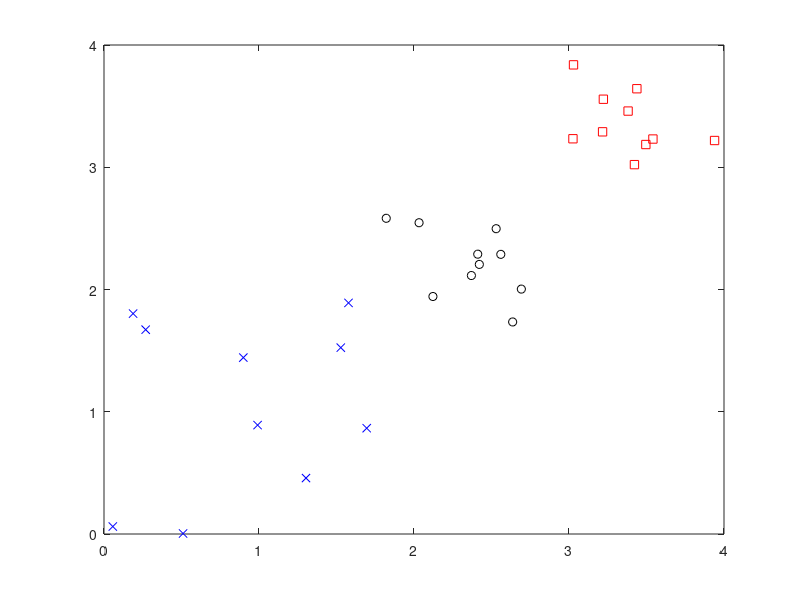

This chart was generated by the following MATLAB code: (Note: this script raises an error after producing the figure.)
%% Make Data Set and labels
rng(1);
A = 2*rand([10,2]);
B = 1*rand(10,2)+3;
data_train = [A;B];
labels_train = [zeros(10,1);ones(10,1)];

data_test = 1*rand(10,2)+1.7;
%% Plot training data (colored) and test data (black)

figure(1);clf
plot(A(:,1),A(:,2),'bx');
hold on;
plot(B(:,1),B(:,2),'rs');
plot(data_test(:,1),data_test(:,2),'ko');

%% Run KNN and plot colored test data
K = 3;

labels_test = knn_from_scratch(data_train,data_test,labels_train,K);

figure(2); clf
plot(A(:,1),A(:,2),'bx');
hold on;
plot(B(:,1),B(:,2),'rs');

plot(data_test(labels_test==0,1),data_test(labels_test==0,2),'bo');
plot(data_test(labels_test==1,1),data_test(labels_test==1,2),'ro');


